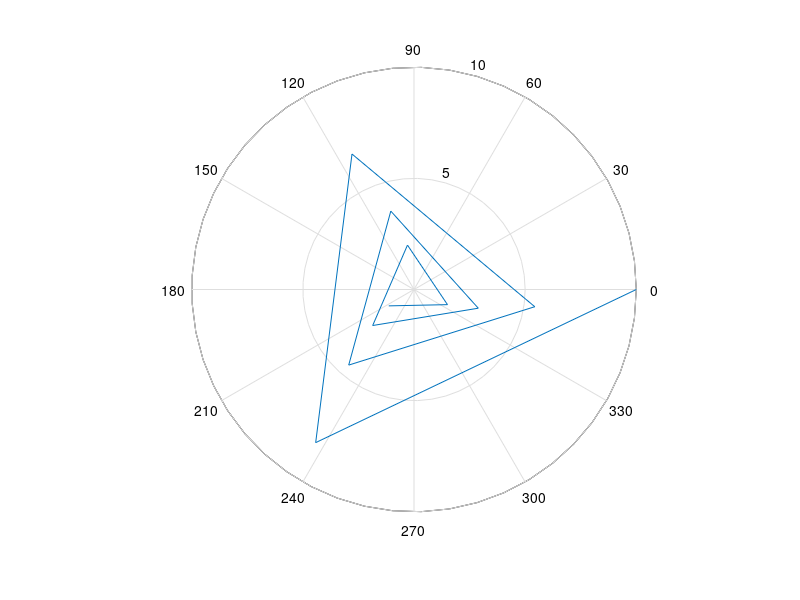

The MATLAB source for this figure:
% Script File: Ch6p08.m
% Programmer: Cameron Carroll
% April 12, 2012

clear;
clc;
clf;

x = 0:10;
y = 10 .* exp(1).^(((pi .* 1i) - 0.2) .* x);

polar(x, y);
